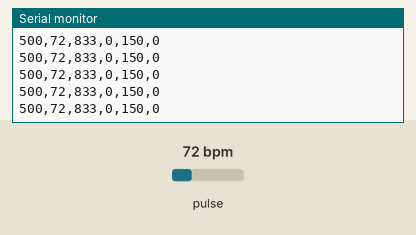
A sketch run on a simulated Arduino Uno, built with avr-gcc and run on an emulated ATmega328P. Shown: the last lines printed to the serial monitor. The test bench sets the inputs (shaded band); at power-on: pulse 72 bpm.

Above: at 2.0 s.
2.1 s: pulse set to 42 bpm
At 2.9 s:
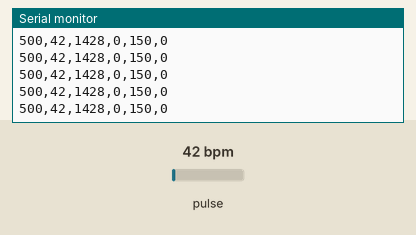
3.6 s: pulse set to 70 bpm
At 4.6 s:
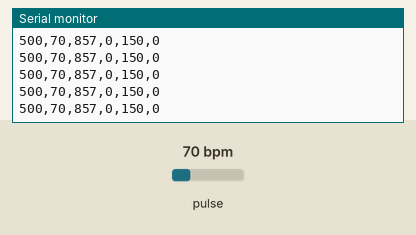
Timing chart, 0 to 6.6 s (numbered marks = the images above; inputs shaded):
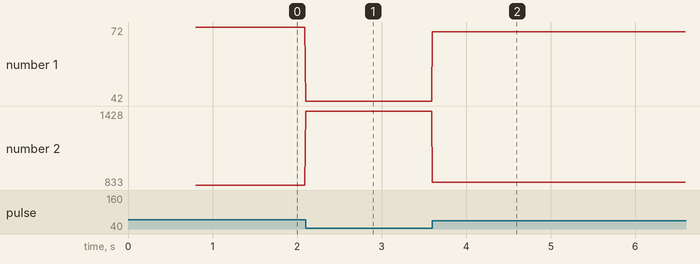

The sketch:

PulseSensor_WebSerial_Plus.ino
```cpp
// BreathRate firmware — streams "signal,bpm,ibi,beat,amp,inside" for the web dashboard.
// Works on the XIAO ESP32-S3 AND on classic Arduino boards (Uno, Nano, Mega, Leonardo…).
#include <PulseSensorPlayground.h>

PulseSensorPlayground pulseSensor;

// PulseSensor Signal -> analog pin (auto-selected per board)
#if defined(ESP32)
  const int PULSE_PIN = 1;           // XIAO ESP32-S3: GPIO1 (A0 / D0)
#else
  const int PULSE_PIN = A0;          // classic Arduino: A0
#endif
const int THRESHOLD  = 550;          // library beat threshold, 10-bit scale
                                     // (the dashboard's default "Auto" beat detector
                                     //  ignores this and adapts to the live signal)

// "Frame-paced" streaming: a steady, jitter-free sample clock driven by micros()
// instead of delay(). The dashboard auto-measures this rate and decimates to its
// internal 50 Hz DSP, so any rate here is safe. 100 Hz gives a smooth, snappy scope.
const uint32_t SAMPLE_HZ = 100;
const uint32_t SAMPLE_US = 1000000UL / SAMPLE_HZ;

uint32_t nextSampleUs = 0;
char     line[40];

void setup() {
  Serial.begin(115200);
  delay(800);
#if defined(ESP32)
  analogReadResolution(10);          // 0–1023, matches the library + TRIGGER 550
#endif
  pulseSensor.analogInput(PULSE_PIN);
  pulseSensor.setThreshold(THRESHOLD);
  pulseSensor.begin();
  nextSampleUs = micros();
}

void loop() {
  // Hold an exact cadence; if a USB stall makes us fall behind, resync (don't burst).
  uint32_t now = micros();
  if ((int32_t)(now - nextSampleUs) < 0) return;
  nextSampleUs += SAMPLE_US;
  if ((int32_t)(micros() - nextSampleUs) > (int32_t)SAMPLE_US) nextSampleUs = micros() + SAMPLE_US;

  int  signal = pulseSensor.getLatestSample();
  int  bpm    = pulseSensor.getBeatsPerMinute();
  int  ibi    = pulseSensor.getInterBeatIntervalMs();
  bool beat   = pulseSensor.sawStartOfBeat();
  int  amp    = pulseSensor.getPulseAmplitude();   // strength meter
  bool inside = pulseSensor.isInsideBeat();         // filled beat circle

  // 6-field CSV: signal,bpm,ibi,beat,amp,inside  — one write() keeps the line atomic
  int n = snprintf(line, sizeof(line), "%d,%d,%d,%d,%d,%d\n",
                   signal, bpm, ibi, beat ? 1 : 0, amp, inside ? 1 : 0);
  Serial.write((const uint8_t*)line, n);
}
```

Measured:
- after the input at 2.1 s, the serial monitor: prints a new line at once (image 1)
- after the input at 3.6 s, the serial monitor: prints a new line at once (image 2)
- plotted number 1: 72 → 42 after the input at 2.1 s, 42 → 70 after the input at 3.6 s
- plotted number 2: 833 → 1428 after the input at 2.1 s, 1428 → 857 after the input at 3.6 s
